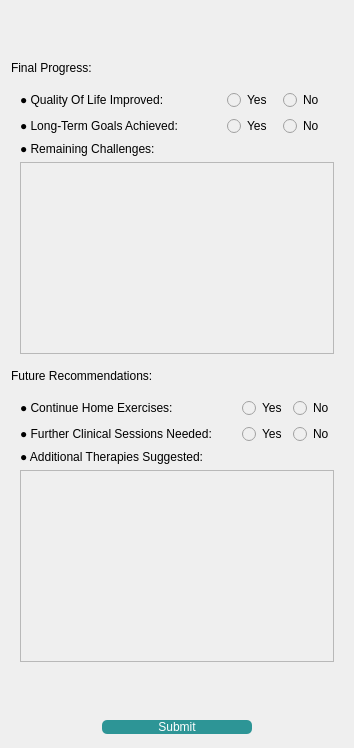
      <widget class="QWidget" name="eval_tab">
       <property name="styleSheet">
        <string notr="true">background-color: rgb(239, 239, 239);
</string>
       </property>
       <attribute name="title">
        <string>Final Evaluation</string>
       </attribute>
       <layout class="QGridLayout" name="gridLayout_7">
        <item row="4" column="0" colspan="3">
         <widget class="QWidget" name="widget_13" native="true">
          <layout class="QGridLayout" name="gridLayout_8">
           <item row="1" column="3">
            <widget class="QRadioButton" name="radioButton_22">
             <property name="styleSheet">
              <string notr="true">font: 500 12pt; </string>
             </property>
             <property name="text">
              <string>Yes</string>
             </property>
            </widget>
           </item>
           <item row="2" column="0">
            <widget class="QLabel" name="label_62">
             <property name="styleSheet">
              <string notr="true">font: 600 12pt; </string>
             </property>
             <property name="text">
              <string>● Additional Therapies Suggested:</string>
             </property>
            </widget>
           </item>
           <item row="0" column="4">
            <widget class="QRadioButton" name="radioButton_21">
             <property name="styleSheet">
              <string notr="true">font: 500 12pt; </string>
             </property>
             <property name="text">
              <string>No</string>
             </property>
            </widget>
           </item>
           <item row="4" column="1">
            <spacer name="verticalSpacer_8">
             <property name="orientation">
              <enum>Qt::Vertical</enum>
             </property>
             <property name="sizeHint" stdset="0">
              <size>
               <width>20</width>
               <height>40</height>
              </size>
             </property>
            </spacer>
           </item>
           <item row="3" column="0" colspan="5">
            <widget class="QTextEdit" name="textEdit_11">
             <property name="styleSheet">
              <string notr="true">font: 500 12pt; </string>
             </property>
            </widget>
           </item>
           <item row="1" column="4">
            <widget class="QRadioButton" name="radioButton_23">
             <property name="styleSheet">
              <string notr="true">font: 500 12pt; </string>
             </property>
             <property name="text">
              <string>No</string>
             </property>
            </widget>
           </item>
           <item row="0" column="0">
            <widget class="QLabel" name="label_60">
             <property name="styleSheet">
              <string notr="true">font: 600 12pt; </string>
             </property>
             <property name="text">
              <string>● Continue Home Exercises:</string>
             </property>
            </widget>
           </item>
           <item row="1" column="0" colspan="3">
            <widget class="QLabel" name="label_61">
             <property name="styleSheet">
              <string notr="true">font: 600 12pt; </string>
             </property>
             <property name="text">
              <string>● Further Clinical Sessions Needed:</string>
             </property>
            </widget>
           </item>
           <item row="0" column="3">
            <widget class="QRadioButton" name="radioButton_20">
             <property name="styleSheet">
              <string notr="true">font: 500 12pt; </string>
             </property>
             <property name="text">
              <string>Yes</string>
             </property>
            </widget>
           </item>
          </layout>
         </widget>
        </item>
        <item row="5" column="0">
         <spacer name="horizontalSpacer_2">
          <property name="orientation">
           <enum>Qt::Horizontal</enum>
          </property>
          <property name="sizeHint" stdset="0">
           <size>
            <width>40</width>
            <height>20</height>
           </size>
          </property>
         </spacer>
        </item>
        <item row="3" column="0" colspan="3">
         <widget class="QLabel" name="label_51">
          <property name="styleSheet">
           <string notr="true">font: 700 20pt; </string>
          </property>
          <property name="text">
           <string>Future Recommendations:</string>
          </property>
         </widget>
        </item>
        <item row="5" column="1">
         <widget class="QPushButton" name="pushButton">
          <property name="minimumSize">
           <size>
            <width>150</width>
            <height>0</height>
           </size>
          </property>
          <property name="styleSheet">
           <string notr="true">QPushButton{
background-color:#2D9596;
border-radius:5%;
color:rgb(255, 255, 255);
font: 20pt &quot;Forte&quot;;
}
QPushButton:hover{
background-color:rgb(67, 183, 255);
}</string>
          </property>
          <property name="text">
           <string>Submit</string>
          </property>
         </widget>
        </item>
        <item row="5" column="2">
         <spacer name="horizontalSpacer_3">
          <property name="orientation">
           <enum>Qt::Horizontal</enum>
          </property>
          <property name="sizeHint" stdset="0">
           <size>
            <width>40</width>
            <height>20</height>
           </size>
          </property>
         </spacer>
        </item>
        <item row="2" column="0" colspan="3">
         <widget class="QWidget" name="widget_11" native="true">
          <layout class="QGridLayout" name="gridLayout_6">
           <item row="2" column="0">
            <widget class="QLabel" name="label_54">
             <property name="styleSheet">
              <string notr="true">font: 600 12pt; </string>
             </property>
             <property name="text">
              <string>● Remaining Challenges:</string>
             </property>
            </widget>
           </item>
           <item row="3" column="0" colspan="4">
            <widget class="QTextEdit" name="textEdit_10">
             <property name="styleSheet">
              <string notr="true">font: 500 12pt; </string>
             </property>
            </widget>
           </item>
           <item row="0" column="2">
            <widget class="QRadioButton" name="radioButton_13">
             <property name="styleSheet">
              <string notr="true">font: 500 12pt; </string>
             </property>
             <property name="text">
              <string>Yes</string>
             </property>
            </widget>
           </item>
           <item row="0" column="3">
            <widget class="QRadioButton" name="radioButton_14">
             <property name="styleSheet">
              <string notr="true">font: 500 12pt; </string>
             </property>
             <property name="text">
              <string>No</string>
             </property>
            </widget>
           </item>
           <item row="1" column="2">
            <widget class="QRadioButton" name="radioButton_15">
             <property name="styleSheet">
              <string notr="true">font: 500 12pt; </string>
             </property>
             <property name="text">
              <string>Yes</string>
             </property>
            </widget>
           </item>
           <item row="1" column="0" colspan="2">
            <widget class="QLabel" name="label_53">
             <property name="styleSheet">
              <string notr="true">font: 600 12pt; </string>
             </property>
             <property name="text">
              <string>● Long-Term Goals Achieved:</string>
             </property>
            </widget>
           </item>
           <item row="0" column="0">
            <widget class="QLabel" name="label_52">
             <property name="styleSheet">
              <string notr="true">font: 600 12pt; </string>
             </property>
             <property name="text">
              <string>● Quality Of Life Improved:</string>
             </property>
            </widget>
           </item>
           <item row="1" column="3">
            <widget class="QRadioButton" name="radioButton_16">
             <property name="styleSheet">
              <string notr="true">font: 500 12pt; </string>
             </property>
             <property name="text">
              <string>No</string>
             </property>
            </widget>
           </item>
          </layout>
         </widget>
        </item>
        <item row="0" column="0">
         <spacer name="verticalSpacer_7">
          <property name="orientation">
           <enum>Qt::Vertical</enum>
          </property>
          <property name="sizeType">
           <enum>QSizePolicy::Maximum</enum>
          </property>
          <property name="sizeHint" stdset="0">
           <size>
            <width>20</width>
            <height>50</height>
           </size>
          </property>
         </spacer>
        </item>
        <item row="1" column="0" colspan="3">
         <widget class="QLabel" name="label_50">
          <property name="styleSheet">
           <string notr="true">font: 700 20pt; </string>
          </property>
          <property name="text">
           <string>Final Progress:</string>
          </property>
         </widget>
        </item>
       </layout>
      </widget>
